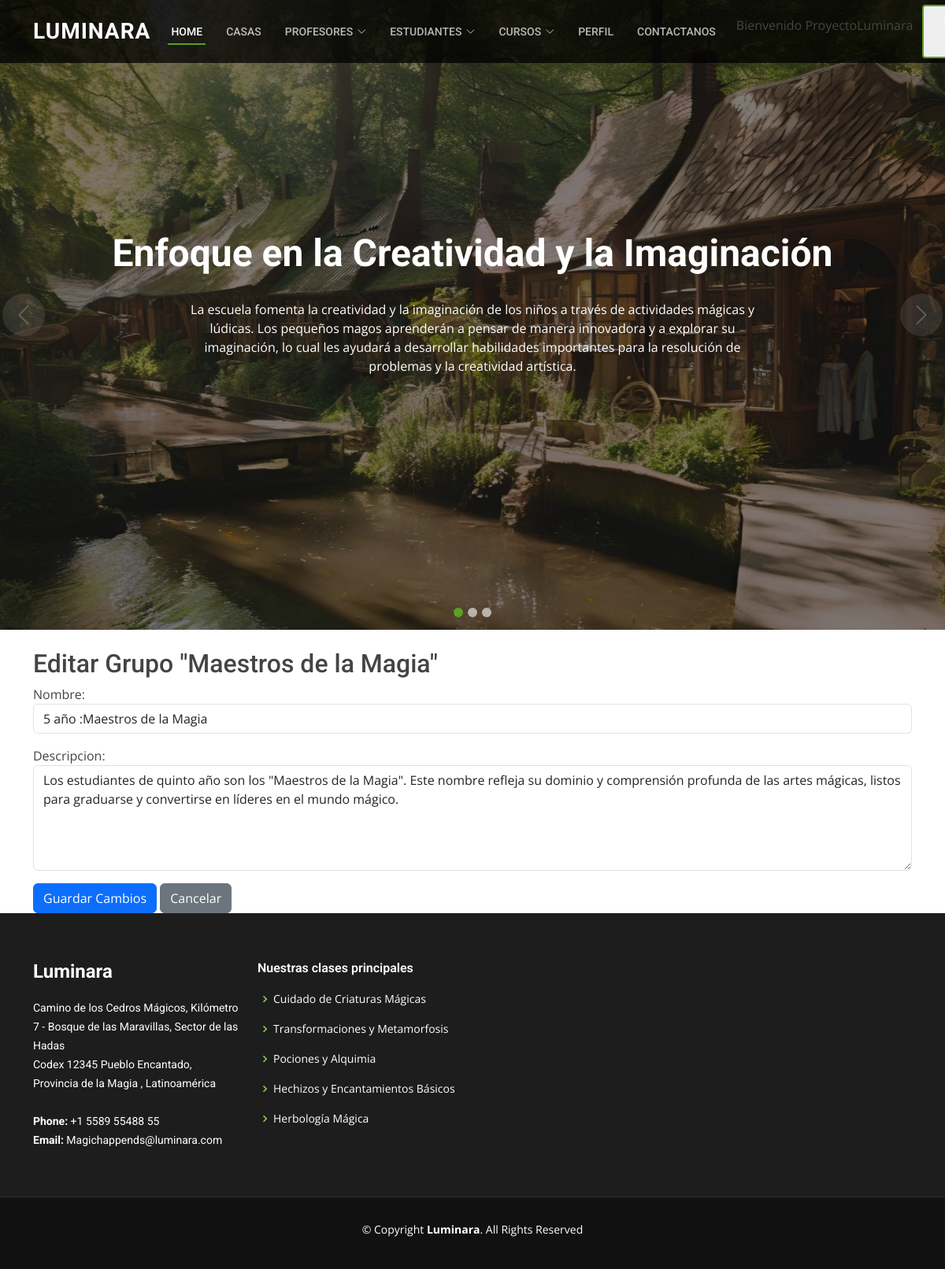
/APP-Magic/editar_grupo/4/ (signed in), run on the app's committed database.
### APPMagic/models.py (models this page shows, shortened)
class Grupos(models.Model):
    Aprendices_de_las_Estrellas = 'Aprendices de las Estrellas'
    Exploradores_de_los_Encantos = 'Exploradores de los Encantos'
    Guardianes_de_las_Criaturas = 'Guardianes de las Criaturas'
    Alquimistas_del_Bosque = 'Alquimistas del Bosque'
    Maestros_de_la_Magia = 'Maestros de la Magia'
    Grupos_CHOICES = [
        (Aprendices_de_las_Estrellas, '1 año : Aprendices de las Estrellas'),
        (Exploradores_de_los_Encantos, '2 año : Exploradores de los Encantos'),
        (Guardianes_de_las_Criaturas, '3 año :Guardianes de las Criaturas'),
        (Alquimistas_del_Bosque, '4 año : Alquimistas del Bosque'),
        (Maestros_de_la_Magia, '5 año :Maestros de la Magia'),
    ]
    nombre = models.CharField(
        max_length=30,
        choices=Grupos_CHOICES,
        unique=True,
    )
    descripcion = models.TextField()

### APPMagic/views.py (the view)
# urls.py: path('editar_grupo/<int:id>/', views.editar_grupo, name='editar_grupo'),
@staff_member_required(login_url='/APP-Magic/staffmember/')
def editar_grupo(request, id):
    grupo = get_object_or_404(Grupos, id=id)
    if request.method == 'POST':
        form = GrupoForm(request.POST, instance=grupo)
        if form.is_valid():
            form.save()
            return redirect('grupos_y_cursos_view')  # Redirige a la vista de listado de grupos
    else:
        form = GrupoForm(instance=grupo)
    return render(request, 'editar_grupo.html', {'form': form, 'grupo': grupo})

### APPMagic/forms.py
class GrupoForm(forms.ModelForm):
    class Meta:
        model = Grupos
        fields = ['nombre', 'descripcion']
        widgets = {
            'nombre': forms.Select(choices=Grupos.Grupos_CHOICES, attrs={'class': 'form-control'}),
            'descripcion': forms.Textarea(attrs={'class': 'form-control', 'rows': 5}),
        }

### APPMagic/templates/editar_grupo.html (shortened to what this page needs)
{% extends 'Base.html' %}
{% block contenidobipolar %}
<div class="container mt-4">
    <h2>Editar Grupo "{{ grupo.nombre }}"</h2>
    <form method="post">
        {{ form.as_p }}
        <button type="submit" class="btn btn-primary">Guardar Cambios</button>
        <a href="{% url 'grupos_y_cursos_view' %}" class="btn btn-secondary">Cancelar</a>
    </form>
<br>
</div>
{% endblock contenidobipolar%}

### APPMagic/templates/Base.html (shortened to what this page needs)
<!DOCTYPE html>
<html lang="en">
<head>
{% load static %}
  <link href="{% static 'assets/vendor/animate.css/animate.min.css' %}" rel="stylesheet">
  <link href="{% static 'assets/vendor/bootstrap/css/bootstrap.min.css' %}" rel="stylesheet">
  <link href="{% static 'assets/vendor/bootstrap-icons/bootstrap-icons.css' %}" rel="stylesheet">
  <link href="{% static 'assets/vendor/boxicons/css/boxicons.min.css' %}" rel="stylesheet">
  <link href="{% static 'assets/vendor/glightbox/css/glightbox.min.css' %}" rel="stylesheet">
  <link href="{% static 'assets/vendor/swiper/swiper-bundle.min.css' %}" rel="stylesheet">
  <link href="{% static 'assets/css/style.css' %}" rel="stylesheet">
</head>
<body>
  <header id="header" class="fixed-top d-flex align-items-center">
    <div class="container d-flex align-items-center justify-content-between">
      <h1 class="logo"><a href="index.html">Luminara</a></h1>
      <nav id="navbar" class="navbar">
        <ul>
          <li><a href="{% url 'Home' %}" class="active">Home<br></a></li>
          <li><a href="{% url 'Casa' %}">Casas</a></li>
          <li class="dropdown"><a href="#"><span>Profesores</span> <i class="bi bi-chevron-down"></i></a>
          </li>
          <li class="dropdown"><a href="#"><span>Estudiantes</span> <i class="bi bi-chevron-down"></i></a>
          <li class="dropdown"><a href="#"><span>Cursos</span> <i class="bi bi-chevron-down"></i></a>
          {% if user.is_authenticated %}
          <li><a href="{% url 'perfil' %}">Perfil</a></li>
          {% endif %}
          <li><a href="{% url 'Contacto' %}">Contactanos</a></li>
        {% if user.is_authenticated %}
        <li class="welcome-message"><p> Bienvenido {{user.username}}</p></li>
        <form method ="post" action = "{% url 'logout' %}">
         {% csrf_token %} <button type = "submit"  class="getstarted scrollto">Log out</button>
        {%else%}
        <li><a class="getstarted scrollto" href="{% url 'login' %}">Log in</a></li>
        {%endif%}
        </ul>
      </nav>
    </div>
  </header>
  <section id="hero">
    <div class="hero-container">
      <div id="heroCarousel" data-bs-interval="5000" class="carousel slide carousel-fade" data-bs-ride="carousel">
        <ol class="carousel-indicators" id="hero-carousel-indicators"></ol>
        <div class="carousel-inner" role="listbox">
          <div class="carousel-item active" style="background-image: url({% static 'assets/img/slide/slide-1.jpg' %});">
            <div class="carousel-container">
              <div class="carousel-content">
                <h2 class="animate__animated animate__fadeInDown">Enfoque en la Creatividad y la Imaginación</h2>
                <p class="animate__animated animate__fadeInUp">La escuela fomenta la creatividad y la imaginación de los niños a través de actividades mágicas y lúdicas. Los pequeños magos aprenderán a pensar de manera innovadora y a explorar su imaginación, lo cual les ayudará a desarrollar habilidades importantes para la resolución de problemas y la creatividad artística.</p>
              </div>
            </div>
          </div>
        </div>
        <a class="carousel-control-prev" href="#heroCarousel" role="button" data-bs-slide="prev">
          <span class="carousel-control-prev-icon bi bi-chevron-left" aria-hidden="true"></span>
        </a>
        <a class="carousel-control-next" href="#heroCarousel" role="button" data-bs-slide="next">
          <span class="carousel-control-next-icon bi bi-chevron-right" aria-hidden="true"></span>
        </a>
      </div>
    </div>
  </section>
 {%block contenidobipolar%}  {%endblock contenidobipolar%}
  <footer id="footer">
    <div class="footer-top">
      <div class="container">
        <div class="row">
          <div class="col-lg-3 col-md-6">
            <div class="footer-info">
              <h3>Luminara</h3>
              <p>
                Camino de los Cedros Mágicos, Kilómetro 7 - Bosque de las Maravillas, Sector de las Hadas <br>
                Codex 12345
                Pueblo Encantado, Provincia de la Magia
                , Latinoamérica<br><br>
                <strong>Phone:</strong> +1 5589 55488 55<br>
                <strong>Email:</strong> Magichappends@luminara.com<br>
              </p>
            </div>
          </div>
          <div class="col-lg-3 col-md-6 footer-links">
            <h4>Nuestras clases principales</h4>
            <ul>
              <li><i class="bx bx-chevron-right"></i> <a href="#">Cuidado de Criaturas Mágicas</a></li>
              <li><i class="bx bx-chevron-right"></i> <a href="#">Transformaciones y Metamorfosis</a></li>
              <li><i class="bx bx-chevron-right"></i> <a href="#">Pociones y Alquimia</a></li>
              <li><i class="bx bx-chevron-right"></i> <a href="#">Hechizos y Encantamientos Básicos</a></li>
              <li><i class="bx bx-chevron-right"></i> <a href="#">Herbología Mágica</a></li>
            </ul>
          </div>
        </div>
      </div>
    </div>
    <div class="container">
      <div class="copyright">
        &copy; Copyright <strong><span>Luminara</span></strong>. All Rights Reserved
      </div>
      <div class="credits">
      </div>
    </div>
  </footer>
</body>
</html>

### data on the page
Grupos: nombre "Maestros de la Magia", nombre "5 año :Maestros de la Magia", descripcion "Los estudiantes de quinto año son los \"Maestros de la Magia\". Este nombre refleja su dominio y comprensión profunda de las artes mágicas, listos para graduarse y convertirse en líderes en el mundo mágico."

### other printed values
{{ user.username }} "ProyectoLuminara"
